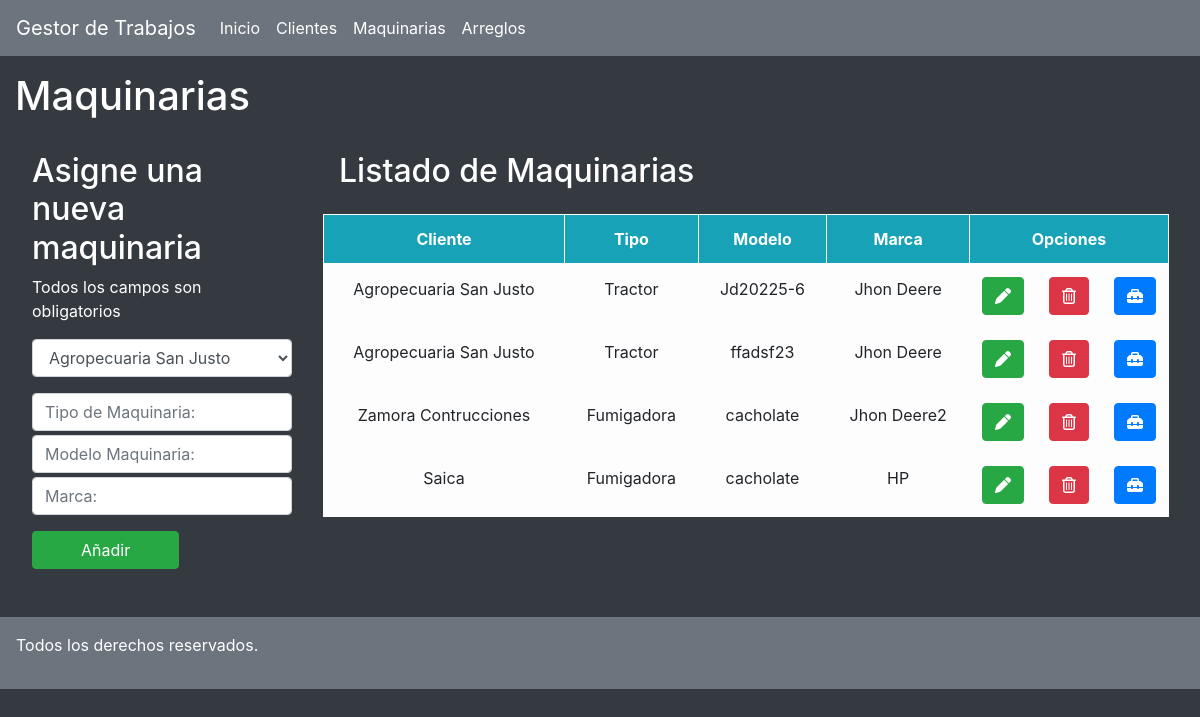
/clientes/maquinarias/, run on the app's committed database.
### clientes/models.py (models this page shows, shortened)
class Maquinarias(models.Model):
    propietario = models.ForeignKey(Clientes, null= True, blank = True, on_delete=models.CASCADE)
    tipo = models.CharField(max_length=50)
    modelo = models.CharField(max_length=50)
    marca = models.CharField(max_length=50)

class Clientes(models.Model):
    empresa = models.CharField(max_length=50,null=True,blank=True)
    condicion_iva = models.CharField(max_length=30)
    telefono = models.IntegerField(null=True,blank=True)
    domicilio = models.CharField(max_length=100)
    mail = models.EmailField(null=True,blank=True)
    cuit = models.IntegerField()
    def __str__(self): #es para que cuando lo pidamos me devuelva algo legible, en este caso el nombre
        return f'{self.empresa}'

### clientes/views.py (the view)
# urls.py: path('maquinarias/', maquinarias, name='maquinarias'),
def maquinarias(request):
    clientes = Clientes.objects.all()
    maquinarias = Maquinarias.objects.all()
    return render(request, 'maquinarias.html', {"maquinarias": maquinarias,"clientes": clientes})

### clientes/templates/maquinarias.html (shortened to what this page needs)
{% extends "./base.html" %}
{% block body%}
<div class="col-12">
    <h1 class="mt-3 text-white">Maquinarias</h1>
</div>
<div class="row m-3">
    <div class="col-3 p-3 text-white">
        <h2>Asigne una nueva maquinaria</h2>
        <p class="warning">Todos los campos son obligatorios</p>
        <form action="../agregar_maquinarias/" class="form-group" method="POST">
            <select class="form-control mb-3" aria-label=".form-select-sm example" name="propietario" id="propietario">
                {% for clientes in clientes %}
                    <option value="{{clientes.id}}">{{clientes.empresa}}</option>
                {%endfor%}
            </select>
            <input type="text" name="tipo" class="form-control mt-1" placeholder="Tipo de Maquinaria:">
            <input type="text" name="modelo" class="form-control mt-1" placeholder="Modelo Maquinaria:">
            <input type="text" name="marca" class="form-control mt-1" placeholder="Marca:">
            <button class="btn btn-success aling-center px-5 mt-3">Añadir</button>
        </form>
    </div>
    <div class="col-9">
        <h2 class="p-3 text-white">Listado de Maquinarias</h2>
        <table class="table col-12 text-center table-bordered table-light table-hover">
            <thead class="bg-info text-white">
                <tr>
                    <th>Cliente</th>
                    <th>Tipo</th>
                    <th>Modelo</th>
                    <th>Marca</th>
                    <th colspan="3" class="col-2">Opciones</th>
                </tr>
            </thead>
            <tbody class="">
                {% for maquinarias in maquinarias %}
                <tr>
                    <td> {{ maquinarias.propietario}} </td>
                    <td> {{ maquinarias.tipo}} </td>
                    <td> {{ maquinarias.modelo}} </td>
                    <td> {{ maquinarias.marca}} </td>
                    <td><a href="../editar_maquinarias/{{maquinarias.id}}" class="btn btn-success" title="Editar"><i class="fas fa-pen"></i></a></td>
                    <td><a href="../eliminar_maquinaria/{{maquinarias.id}}" class="btn btn-danger" title="Eliminar"><i class="far fa-trash-alt"></i></a></td>
                    <td><a href="../arreglos-cliente/{{maquinarias.id}}" class="btn btn-primary" title="Arreglos"><i class="fas fa-toolbox"></i></a></td>
                </tr>
                {% endfor %}
            </tbody>
        </table>
    </div>
</div>
{%endblock%}

### data on the page
Maquinarias: propietario "Agropecuaria San Justo", tipo "Tractor", modelo "Jd20225-6", marca "Jhon Deere"
Maquinarias: propietario "Agropecuaria San Justo", tipo "Tractor", modelo "ffadsf23", marca "Jhon Deere"
Maquinarias: propietario "Zamora Contrucciones", tipo "Fumigadora", modelo "cacholate", marca "Jhon Deere2"
Maquinarias: propietario "Saica", tipo "Fumigadora", modelo "cacholate", marca "HP"

### other printed values
form field propietario "Agropecuaria San Justo"
